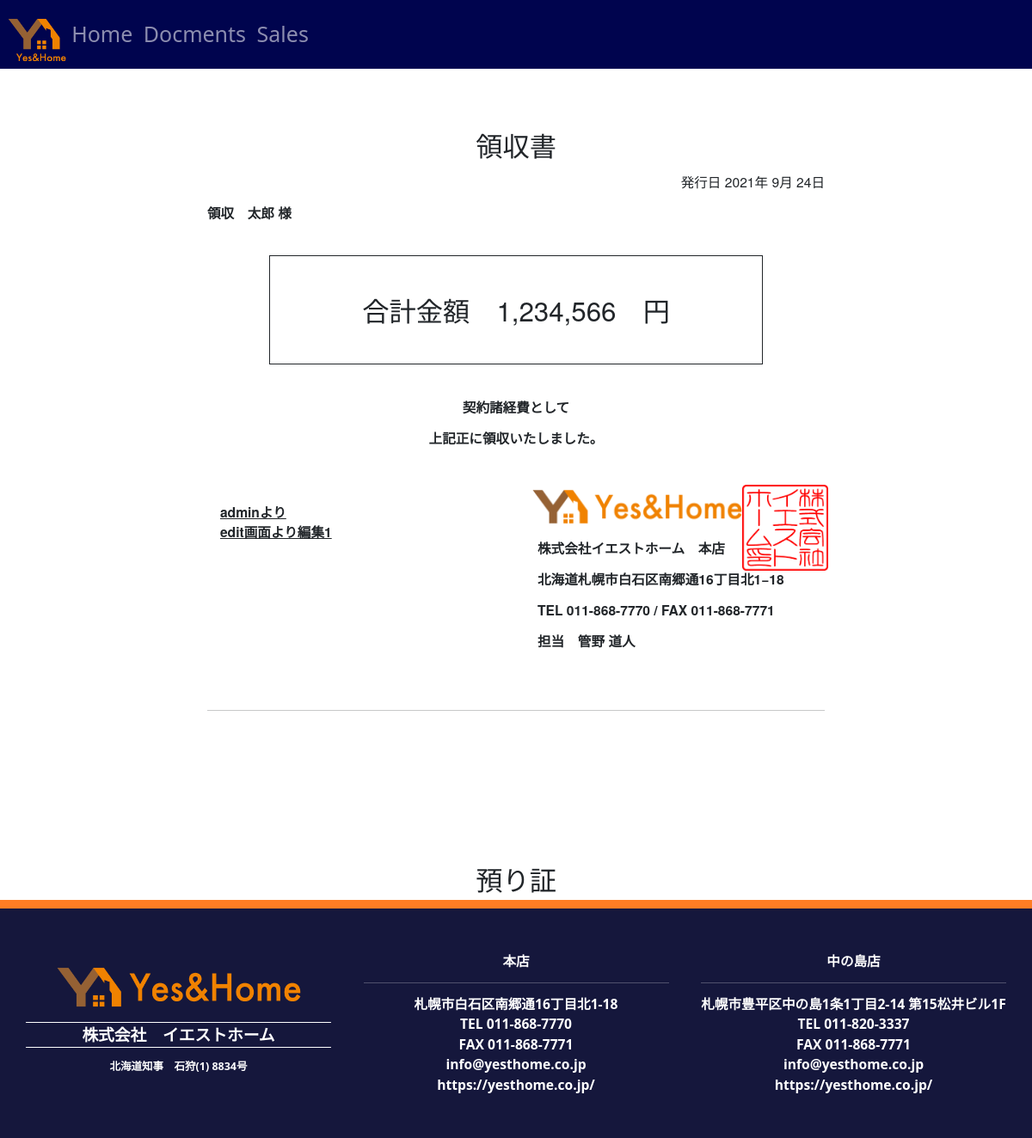
Screenshot of /docs/receipt/2/ (signed in) with the database file from the repository.
### docs/models.py (models this page shows, shortened)
class ContractModel(models.Model):
    class Meta:
        verbose_name_plural = '01_契約データ'
    title = models.CharField(verbose_name='契約ID', max_length=100, default='')
    completed = models.BooleanField(verbose_name='完了フラグ', default=False)
    customer = models.ForeignKey(CustomerModel, verbose_name='契約者', on_delete=models.PROTECT)
    property = models.ForeignKey(PropertyModel, verbose_name='物件', on_delete=models.PROTECT)
    corp = models.ForeignKey(CorpModel, verbose_name='担当店舗', on_delete=models.PROTECT, blank=True, null=True, )
    staff = models.ForeignKey(StaffModel, verbose_name='担当者', default='', on_delete=models.PROTECT, blank=True, null=True, )
    kanri = models.ForeignKey(KanriModel, verbose_name='管理会社', on_delete=models.PROTECT)
    trans = models.ForeignKey(TransModel, verbose_name='引越業者', on_delete=models.PROTECT)
    guarant = models.ForeignKey(GuarantModel, verbose_name='保証会社', on_delete=models.PROTECT)
    offerdate = models.DateField(verbose_name='申込日', default=None, blank=True )
    contractdate = models.DateField(verbose_name='契約開始日', auto_now=True,  null=True, )
    occupdate = models.DateField(verbose_name='入居日', default=None, blank=True, null=True, )
    postdate = models.DateField(verbose_name='登録日時', auto_now_add=True, blank=True, null=True)
    update = models.DateField(verbose_name='更新日時', auto_now=True, null=True)
    month1 = models.IntegerField(verbose_name='当月', default=datetime.datetime.today().month, blank=True, null=True,
                                                          )
    month2 = models.PositiveSmallIntegerField(verbose_name='翌月', default=datetime.datetime.today().month+1, blank=True, null=True, )
    shikikin = models.PositiveSmallIntegerField(verbose_name='敷金', default=0, blank=True, null=True, )
    reikin = models.PositiveSmallIntegerField(verbose_name='礼金', default=0, blank=True, null=True, )
    yachin1 = models.PositiveSmallIntegerField(verbose_name='家賃(当月)', default=0, blank=True, null=True, )
    yachin2 = models.PositiveSmallIntegerField(verbose_name='家賃(翌月)', default=0, blank=True, null=True, )
    kyoekihi1 = models.PositiveSmallIntegerField(verbose_name='共益費(当月)', default=0, blank=True, null=True, )
    kyoekihi2 = models.PositiveSmallIntegerField(verbose_name='共益費(翌月)', default=0, blank=True, null=True, )
    chonai1 = models.PositiveSmallIntegerField(verbose_name='町内会費(当月)', default=0, blank=True, null=True, )
    chonai2 = models.PositiveSmallIntegerField(verbose_name='町内会費(翌月)', default=0, blank=True, null=True, )
    kanrihi1 = models.PositiveSmallIntegerField(verbose_name='管理費(当月)', default=0, blank=True, null=True, )
    kanrihi2 = models.PositiveSmallIntegerField(verbose_name='管理費(翌月)', default=0, blank=True, null=True, )
    park1 = models.PositiveSmallIntegerField(verbose_name='駐車場費(当月)', default=0, blank=True, null=True, )
    park2 = models.PositiveSmallIntegerField(verbose_name='駐車場費(翌月)', default=0, blank=True, null=True, )
    item1 = models.CharField(verbose_name='項目1', default='月額保証料', max_length=50, blank=True, null=True, )
    hosyo = models.SmallIntegerField(verbose_name='項目1金額', default=0, blank=True, null=True, )
    item2 = models.CharField(verbose_name='項目2', default='火災保険料', max_length=50, blank=True, null=True, )
    kasai = models.SmallIntegerField(verbose_name='項目2金額', default=0, blank=True, null=True, )
    item3 = models.CharField(verbose_name='項目3', default='仲介手数料', max_length=50, blank=True, null=True, )
    chukai = models.SmallIntegerField(verbose_name='項目3金額', default=0, blank=True, null=True, )
    item4 = models.CharField(verbose_name='項目4', default='清掃料', max_length=50, blank=True, null=True, )
    etc3 = models.SmallIntegerField(verbose_name='項目4金額', default=0, blank=True, null=True, )
    item5 = models.CharField(verbose_name='項目5', default='初回保証委託料', max_length=50, blank=True, null=True, )
    hosyoitaku = models.SmallIntegerField(verbose_name='項目5金額', default=0, blank=True, null=True, )
    item6 = models.CharField(verbose_name='項目6', default='FF分解整備料', max_length=50, blank=True, null=True, )
    ff = models.SmallIntegerField(verbose_name='項目6金額', default=0, blank=True, null=True, )
    item7 = models.CharField(verbose_name='項目7', default='シリンダー交換料', max_length=50, blank=True, null=True, )
    cyrinder = models.SmallIntegerField(verbose_name='項目7金額', default=0, blank=True, null=True, )
    item8 = models.CharField(verbose_name='項目8', default='', max_length=50, blank=True, null=True, )
    item8bill = models.SmallIntegerField(verbose_name='項目8金額', default=0, blank=True, null=True, )
    item9 = models.CharField(verbose_name='項目9', default='', max_length=50, blank=True, null=True, )
    itemb9ill = models.SmallIntegerField(verbose_name='項目9金額', default=0, blank=True, null=True, )
    total = models.PositiveSmallIntegerField(verbose_name='合計金額(税込)', default=None, blank=True, null=True, )
    deposit = models.PositiveSmallIntegerField(verbose_name='手付金', default=0, blank=True, null=True, )
    zankin = models.PositiveSmallIntegerField(verbose_name='差引残金', default=None, blank=True, null=True, )
    limit = models.DateField(verbose_name='差引残金期日', default=None, blank=True, null=True)
    etcitem1 = models.CharField(verbose_name='上記外項目1', default='火災保険料(2年)', max_length=50, blank=True, null=True, )
    etcitem1bill = models.SmallIntegerField(verbose_name='上記外項目1金額', default=0, blank=True, null=True, )
    etcitem2 = models.CharField(verbose_name='上記外項目2', default='ハウスクリーニング料(退去時)', max_length=50, blank=True, null=True, )
    etcitem2bill = models.SmallIntegerField(verbose_name='上記外項目2金額', default=0, blank=True, null=True, )
    etcitem3 = models.CharField(verbose_name='上記外項目3', default='シリンダー交換料(退去時)', max_length=50, blank=True, null=True, )
    etcitem3bill = models.SmallIntegerField(verbose_name='上記外項目3金額', default=0, blank=True, null=True, )
    adbill = models.SmallIntegerField(verbose_name='広告料金額', default=0, blank=True, null=True, )
    doc1 = models.CharField(verbose_name='必要書類1', default='入居者全員住民票(本籍省略)', max_length=50, blank=True, null=True, )
    doc1a = models.BooleanField(verbose_name='必要書類1_契約者', default=False, blank=True, null=True, )
    doc1b = models.BooleanField(verbose_name='必要書類1_同居人', default=False, blank=True, null=True, )
    doc1c = models.BooleanField(verbose_name='必要書類1_連帯保証人', default=False, blank=True, null=True, )
    doc2 = models.CharField(verbose_name='必要書類2', default='入居者全員住民票(本籍記載)', max_length=50, blank=True, null=True, )
    doc2a = models.BooleanField(verbose_name='必要書類2_契約者', default=False, blank=True, null=True, )
    doc2b = models.BooleanField(verbose_name='必要書類2_同居人', default=False, blank=True, null=True, )
    doc2c = models.BooleanField(verbose_name='必要書類2_連帯保証人', default=False, blank=True, null=True, )
    doc3 = models.CharField(verbose_name='必要書類3', default='印鑑証明書', max_length=50, blank=True, null=True, )
    doc3a = models.BooleanField(verbose_name='必要書類3_契約者', default=False, blank=True, null=True, )
    doc3b = models.BooleanField(verbose_name='必要書類3_同居人', default=False, blank=True, null=True, )
    doc3c = models.BooleanField(verbose_name='必要書類3_連帯保証人', default=False, blank=True, null=True, )
    doc4 = models.CharField(verbose_name='必要書類4', default='身分証明書写し', max_length=50, blank=True, null=True, )
    doc4a = models.BooleanField(verbose_name='必要書類4_契約者', default=False, blank=True, null=True, )
    doc4b = models.BooleanField(verbose_name='必要書類4_同居人', default=False, blank=True, null=True, )
    doc4c = models.BooleanField(verbose_name='必要書類4_連帯保証人', default=False, blank=True, null=True, )
    doc5 = models.CharField(verbose_name='必要書類5', default='社会保険証写し', max_length=50, blank=True, null=True, )
    doc5a = models.BooleanField(verbose_name='必要書類5_契約者', default=False, blank=True, null=True, )
    doc5b = models.BooleanField(verbose_name='必要書類5_同居人', default=False, blank=True, null=True, )
    doc5c = models.BooleanField(verbose_name='必要書類5_連帯保証人', default=False, blank=True, null=True, )
    doc6 = models.CharField(verbose_name='必要書類6', default='所得証明書', max_length=50, blank=True, null=True, )
    doc6a = models.BooleanField(verbose_name='必要書類6_契約者', default=False, blank=True, null=True, )
    doc6b = models.BooleanField(verbose_name='必要書類6_同居人', default=False, blank=True, null=True, )
    doc6c = models.BooleanField(verbose_name='必要書類6_連帯保証人', default=False, blank=True, null=True, )
    doc7 = models.CharField(verbose_name='必要書類7', default='車検証写し', max_length=50, blank=True, null=True, )
    doc7a = models.BooleanField(verbose_name='必要書類7_契約者', default=False, blank=True, null=True, )
    doc7b = models.BooleanField(verbose_name='必要書類7_同居人', default=False, blank=True, null=True, )
    doc7c = models.BooleanField(verbose_name='必要書類7_連帯保証人', default=False, blank=True, null=True, )
    doc8 = models.CharField(verbose_name='必要書類8', default='学生証写し', max_length=50, blank=True, null=True, )
    doc8a = models.BooleanField(verbose_name='必要書類8_契約者', default=False, blank=True, null=True, )
    doc8b = models.BooleanField(verbose_name='必要書類8_同居人', default=False, blank=True, null=True, )
    doc8c = models.BooleanField(verbose_name='必要書類8_連帯保証人', default=False, blank=True, null=True, )
    doc9 = models.CharField(verbose_name='必要書類9', default='在籍証明書', max_length=50, blank=True, null=True, )
    doc9a = models.BooleanField(verbose_name='必要書類9_契約者', default=False, blank=True, null=True, )
    doc9b = models.BooleanField(verbose_name='必要書類9_同居人', default=False, blank=True, null=True, )
    doc9c = models.BooleanField(verbose_name='必要書類9_連帯保証人', default=False, blank=True, null=True, )
    doca = models.CharField(verbose_name='必要書類10', default='内定通知書', max_length=50, blank=True, null=True, )
    docaa = models.BooleanField(verbose_name='必要書類10_契約者', default=False, blank=True, null=True, )
    docab = models.BooleanField(verbose_name='必要書類10_同居人', default=False, blank=True, null=True, )
    docac = models.BooleanField(verbose_name='必要書類10_連帯保証人', default=False, blank=True, null=True, )
    docb = models.CharField(verbose_name='必要書類11', default='合格通知書', max_length=50, blank=True, null=True, )
    docba = models.BooleanField(verbose_name='必要書類11_契約者', default=False, blank=True, null=True, )
    docbb = models.BooleanField(verbose_name='必要書類11_同居人', default=False, blank=True, null=True, )
    docbc = models.BooleanField(verbose_name='必要書類11_連帯保証人', default=False, blank=True, null=True, )
    remarks = models.TextField(verbose_name='特記事項', blank=True, null=True, default='')
    jsdate = models.DateField(verbose_name='重説実施日', default=None, blank=True, null=True,  )
    zanmuremarks = models.TextField(verbose_name='残務処理特記事項', blank=True, null=True, default='')
    reportdoc = models.TextField(verbose_name='契約関係書類報告書　添付書類', blank=True, null=True, \
        default='・入居申込書\n・契約書コピー（別紙特約、覚書等）\n・重説控え（原本）\n・保証会社申込書（身分証明書等含）\n・保証会社承認通知書\n・保証会社契約書控え（コピー）\n・鍵受領書\n・')
    reportremarks = models.TextField(verbose_name='契約関係書類報告書　備考', blank=True, null=True, default='')
    key1 = models.PositiveSmallIntegerField(verbose_name='鍵本数(部屋)', default=1, blank=True, null=True, )
    key2 = models.PositiveSmallIntegerField(verbose_name='鍵本数(車庫)', default=0, blank=True, null=True, )
    key3 = models.PositiveSmallIntegerField(verbose_name='鍵本数(トランクルーム)', default=0, blank=True, null=True, )
    transdate = models.TextField(verbose_name='引越連絡希望日', default='第1希望 月　日　:  ～　: \n\n第2希望 月　日　:  ～　: \n\n第3希望 月　日　:  ～　: ', blank=True, null=True,  )
    transremarks = models.TextField(verbose_name='引越見積依頼書　備考', default='', blank=True, null=True,  )
    kanridoc = models.TextField(verbose_name='管理会社宛FAX　本文', blank=True, null=True,
        default='拝啓　時下益々ご清栄のこととお慶び申し上げます。\n\nいつもお世話になっております。\n\n表記物件の入居申込書を送付致します。\n\n（送信枚数　本紙を含め　　枚）\n\n【備考】\n\n', )
    receipt_atena = models.CharField(verbose_name='領収書　宛名', default='', max_length=50, blank=True, null=True, )
    receipt_meimo = models.CharField(verbose_name='領収書　但し書き', default='', max_length=50, blank=True, null=True, )
    receipt_total = models.PositiveSmallIntegerField(verbose_name='領収書　合計金額', default=0, blank=True, null=True, )
    receiptremarks1 = models.TextField(verbose_name='領収書　備考', default='', blank=True, null=True,  )
    azukari_atena = models.CharField(verbose_name='預り証　宛名', default='', max_length=50, blank=True, null=True, )
    azukari_meimo = models.CharField(verbose_name='預り証　但し書き', default='', max_length=50, blank=True, null=True, )
    azukari_total = models.PositiveSmallIntegerField(verbose_name='預り証　合計金額', default=0, blank=True, null=True, )
    azukari_remarks2 = models.TextField(verbose_name='預り証　備考', default='', blank=True, null=True,  )

class CorpModel(models.Model):
    class Meta:
        verbose_name_plural = '51_店舗データ'
    name = models.CharField(verbose_name='店舗名', max_length=50, default='')
    postcode = models.CharField(verbose_name='郵便番号', default='', max_length=10, blank=True, null=True)
    address = models.CharField(verbose_name='住所', default='', blank=True, null=True, max_length=100)
    email = models.EmailField(verbose_name='E-mail', default='', blank=True, null=True, max_length=100, )
    tel = models.CharField(verbose_name='電話番号', default='', blank=True, null=True, max_length=20,)
    fax = models.CharField(verbose_name='FAX', default='', blank=True, null=True, max_length=20, )
    bank = models.CharField(verbose_name='銀行名', default='', blank=True, null=True, max_length=20, )
    bankbranch = models.CharField(verbose_name='支店名', default='', blank=True, null=True, max_length=20, )
    bankaccount = models.CharField(verbose_name='口座', default='', blank=True, null=True, max_length=20, )
    bankid = models.CharField(verbose_name='名義', default='', blank=True, null=True, max_length=100, )
    bankkana = models.CharField(verbose_name='フリガナ', default='', blank=True, null=True, max_length=100, )
    postdate = models.DateField(verbose_name='登録日時', auto_now_add=True, null=True)
    update = models.DateField(verbose_name='更新日時', auto_now=True, null=True)

### docs/views.py (the view)
# urls.py: path("receipt/<int:contract_id>/", views.receipt_print, name="receipt_print"),
@login_required
def receipt_print(request, contract_id):
    contract = get_object_or_404(ContractModel, pk=contract_id)
    return render(request, 'receipt_print.html',
                  {'contract': contract})

### templates/receipt_print.html (shortened to what this page needs)
{% extends 'base.html' %}
{% load static %}
{% load humanize %}
{% block content %}
<main class="flex-shrink-0 py-0 px-6">
<div class="header-end" style="height: 150px;">---</div>
<div class="container p-0 mt-0">
    <h1 class="text-center">領収書</h1>
</div>
<div class="container p-0 mt-3">
  <p class="lead text-end">発行日 {% now "Y年 n月 j日" %}</p>
  <p class="lead" style="font-size: 1.25rem; font-weight: bold;">{{ contract.receipt_atena }} 様</p>
</div>
<div class="container p-5 mt-5" style="border: solid 1px; width: 80%;">
  <h1 class="text-center mt-2">合計金額　{{ contract.receipt_total|intcomma }}　円</h1>
</div>
<div class="container p-0 mt-5" style="border: solid 0px;">
      <strong>
          <dl class="row text-center" style="font-size: 1.25rem;">
            <p class="col-sm-12">{{ contract.receipt_meimo }}として</p>
            <p class="col-sm-12">上記正に領収いたしました。</p>
          </dl>
       </strong>
</div>
  <div class="container px-6 pt-0 mt-2">
    <div class="row gx-5 ">
      <div class="col" style="border: solid 0px;">
            <strong><u>
              <div class="container px-6 py-0 mt-5">
                <dl class="row" style="font-size: 1.25rem;">
                  <p class="col-sm-12">{{ contract.receiptremarks1 | linebreaksbr  }}</p>
                </dl>
              </div>
                    </u></strong>
      </div>
      <div class="col " style="position: relative;">
        <img class="mt-3 py-2" src="{% static 'img/logo2.png' %}" alt="イエストホーム" title="logo" width="75%">
        <img class="imgprint" src="{% static 'img/kakuin.png' %}" alt="イエストホーム角印" width="100px" style="position: absolute; top: 8%;">
        <strong><table class="table table-borderless">
        <tbody style="font-size: 1.25rem;">
          <tr>
            <td>{{ contract.corp.name }}</td>
        </tr>
          <tr>
            <td>{{ contract.corp.address }}</td>
        </tr>
          <tr>
            <td>TEL {{ contract.corp.tel }} / FAX {{ contract.corp.fax }}</td>
        </tr>
        <tr>
          <td>担当　{{ user.first_name }} {{ user.last_name }}</td>
      </tr>
      </tbody>
      </strong>
    </div>
    </div>
  </div>
  <div class="header-end" style="height: 150px;"><br><br><hr></div>
  <br>
  <br>
  <div class="container p-0 mt-6">
      <h1 class="text-center">預り証</h1>
  </div>
</main>
{% endblock content %}

### rows the page displays
ContractModel: receipt_atena "領収 太郎", receipt_total "1,234,566", receipt_meimo "契約諸経費", receiptremarks1 "adminより edit画面より編集1", corp.name "株式会社イエストホーム 本店", corp.address "北海道札幌市白石区南郷通16丁目北1−18", corp.tel "011-868-7770", corp.fax "011-868-7771"

### other values shown
{{ user.first_name }} "管野"
{{ user.last_name }} "道人"
